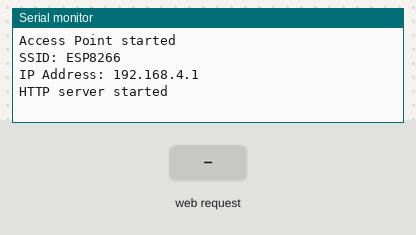
The sketch below on a simulated ESP8266 (NodeMCU). Shown: the last lines printed to the serial monitor. The test bench sets the inputs (shaded band). WiFi joins after 1.5 s; servers stay silent unless stated.

Above: at 1.2 s.
1.3 s: HTTP request GET /gettingWiFiInfo?plain=1 received
At 1.9 s:
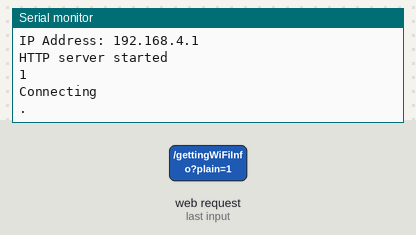
2.8 s: HTTP request GET /gettingWiFiInfo?plain=0 received
At 3.6 s:
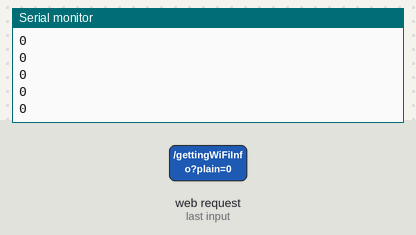

Measured:
- after the input at 1.3 s, the serial monitor: prints a new line at once (image 1)
- after the input at 2.8 s, the serial monitor: prints a new line at once (image 2)

The sketch:

WiFi.ino
```cpp
#include <Arduino.h>
#include <ESP8266WiFi.h>
#include <ESP8266HTTPClient.h>
#include <WiFiClient.h>
#include <ESP8266WebServer.h>
#include <ArduinoJson.h>

JsonDocument doc;

const char* thisSsid = "ESP8266";
const char* thisPassword = "1234567890";
String connectSsid = "";
String connectPassword = "";
bool connected = false;
bool failed = false;
bool on = false;

ESP8266WebServer server(3000);

void setup() {
  // put your setup code here, to run once:
  Serial.begin(115200);
  delay(10);

  WiFi.mode(WIFI_AP);

  if (WiFi.softAP(thisSsid, thisPassword)) {
    Serial.println("Access Point started");
    Serial.print("SSID: ");
    Serial.println(thisSsid);
    Serial.print("IP Address: ");
    Serial.println(WiFi.softAPIP()); // Get the IP address of the Soft AP
  } else {
    Serial.println("Failed to start Access Point");
  }

  server.on("/gettingWiFiInfo", HTTP_POST, handlePostRequest); // Register POST handler for http://IP:PORT/gettingWiFiInfo
  server.begin();
  Serial.println("HTTP server started");
}

void loop() {
  // put your main code here, to run repeatedly:
  while(!connected){
    server.handleClient();
    String requestBody = "";
    if (server.hasArg("plain")) { // For raw data, like JSON
      requestBody = server.arg("plain");
      Serial.println(requestBody);
    }
    if(requestBody != "" && requestBody != NULL){
      bool jsonDeserialized = true;
      DeserializationError error = deserializeJson(doc, requestBody);
      if(error){
        Serial.print(F("deserializeJson() failed: "));
        Serial.println(error.f_str());
        jsonDeserialized = false;
      }
      //JSON of form {"ssid":"asdf","password":"asdf1234"}
      if(jsonDeserialized){
        connectSsid = String(doc["ssid"]);
        connectPassword = String(doc["password"]);
      }
    }
    if(connectSsid != "" && connectPassword != ""){
        WiFi.mode(WIFI_AP_STA);
        WiFi.begin(connectSsid, connectPassword);
        Serial.println("Connecting");
        int timeCounter = 0;
        while (WiFi.status() != WL_CONNECTED && timeCounter < 60) {
          delay(500);
          Serial.print(".");
          timeCounter ++;
        }
        if(WiFi.status() == WL_CONNECTED){
          server.stop();
          WiFi.mode(WIFI_STA);
          connected = true;
          Serial.println("Connected to " + connectSsid + "!");
          Serial.println("HTTP server stopped");
        }else{
          connectSsid = "";
          connectPassword = "";
          failed = true; //deal with this case
        }
    }
  }
  server.handleClient();
  String requestBody = "";
  if (server.hasArg("plain")) { // For raw data, like JSON
    requestBody = server.arg("plain");
    Serial.println(requestBody);
  }
  if(requestBody != "" && requestBody != NULL){
    bool jsonDeserialized = true;
    DeserializationError error = deserializeJson(doc, requestBody);
    if(error){
      Serial.print(F("deserializeJson() failed: "));
      Serial.println(error.f_str());
      jsonDeserialized = false;
    }
    if(jsonDeserialized){
      on = bool(doc["on"]);
    }
  }
  if(on){
    //
  }
}

void handlePostRequest() {
  if (server.hasArg("plain")) { // For raw data, like JSON
    String requestBody = server.arg("plain");
    Serial.print("Received raw body: ");
    Serial.println(requestBody);
    // You would parse this JSON string here
  }
}
```
